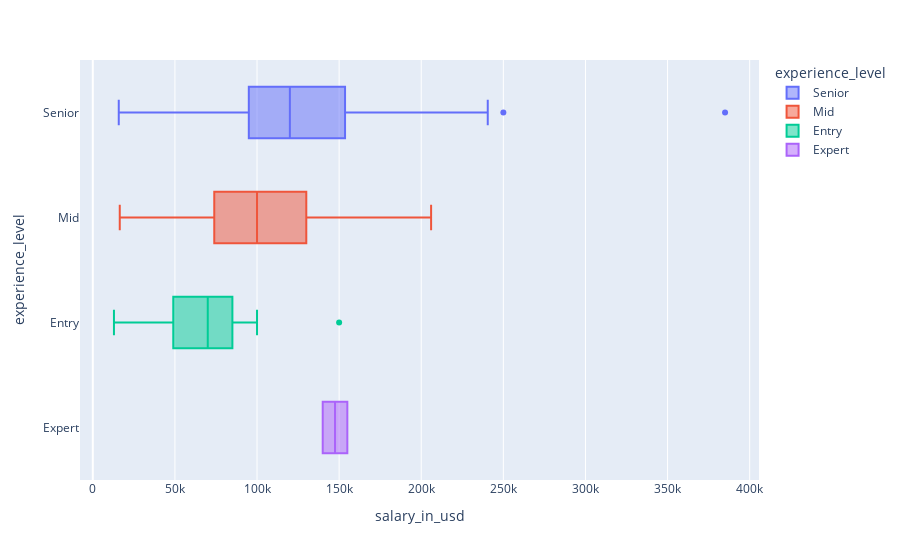

Source (notebook cell):
### Markdown cell above
##### Box-plot

### Code cell
import plotly.express as px
px.box(data[(data['work_year'] == 2023) & (data['job_type'] == 'Data Analyst')],
        x='salary_in_usd', y='experience_level', color='experience_level')

### Figure 1 — Plotly figure (JSON) as saved in the notebook; plotly's stock layout.template omitted (floating-point values rounded to 4 significant figures; data arrays with more than 128 entries replaced by an {"elided": "..."} marker saying what was removed)
{"data": [{"alignmentgroup": "True", "hovertemplate": "experience_level=%{y}<br>salary_in_usd=%{x}<extra></extra>", "legendgroup": "Senior", "marker": {"color": "#636efa"}, "name": "Senior", "notched": false, "offsetgroup": "Senior", "orientation": "h", "showlegend": true, "type": "box", "x": {"elided": "236 int values"}, "x0": " ", "xaxis": "x", "y": {"elided": "236 str values"}, "y0": " ", "yaxis": "y"}, {"alignmentgroup": "True", "hovertemplate": "experience_level=%{y}<br>salary_in_usd=%{x}<extra></extra>", "legendgroup": "Mid", "marker": {"color": "#EF553B"}, "name": "Mid", "notched": false, "offsetgroup": "Mid", "orientation": "h", "showlegend": true, "type": "box", "x": [150000, 110000, 105380, 64500, 155000, 140000, 105000, 46178, 42533, 90000, 75000, 68000, 135000, 120000, 182500, 121500, 72914, 54685, 128000, 85000, 154000, 143000, 83500, 52500, 206000, 130000, 160000, 112000, 100000, 85000, 130000, 75000, 65000, 18238, 155000, 140000, 130000, 100000, 97218, 48609, 78990, 43809, 155000, 140000, 51039, 42533, 80000, 60000, 109371, 72914, 165000, 124000, 16414, 125000, 105000, 109371, 85066, 110000, 95000, 60761, 54685, 130000, 100000, 150000, 100000, 103200, 61200, 206000, 160000, 109000, 79000, 80000, 52500, 90000, 80000, 150000, 100000, 17509, 120000, 100000, 135000, 105500, 78990, 43809, 116000, 72000, 120000, 80000, 150000, 100000, 150000, 100000], "x0": " ", "xaxis": "x", "y": ["Mid", "Mid", "Mid", "Mid", "Mid", "Mid", "Mid", "Mid", "Mid", "Mid", "Mid", "Mid", "Mid", "Mid", "Mid", "Mid", "Mid", "Mid", "Mid", "Mid", "Mid", "Mid", "Mid", "Mid", "Mid", "Mid", "Mid", "Mid", "Mid", "Mid", "Mid", "Mid", "Mid", "Mid", "Mid", "Mid", "Mid", "Mid", "Mid", "Mid", "Mid", "Mid", "Mid", "Mid", "Mid", "Mid", "Mid", "Mid", "Mid", "Mid", "Mid", "Mid", "Mid", "Mid", "Mid", "Mid", "Mid", "Mid", "Mid", "Mid", "Mid", "Mid", "Mid", "Mid", "Mid", "Mid", "Mid", "Mid", "Mid", "Mid", "Mid", "Mid", "Mid", "Mid", "Mid", "Mid", "Mid", "Mid", "Mid", "Mid", "Mid", "Mid", "Mid", "Mid", "Mid", "Mid", "Mid", "Mid", "Mid", "Mid", "Mid", "Mid"], "y0": " ", "yaxis": "y"}, {"alignmentgroup": "True", "hovertemplate": "experience_level=%{y}<br>salary_in_usd=%{x}<extra></extra>", "legendgroup": "Entry", "marker": {"color": "#00cc96"}, "name": "Entry", "notched": false, "offsetgroup": "Entry", "orientation": "h", "showlegend": true, "type": "box", "x": [100000, 30000, 75000, 70000, 85000, 75000, 40663, 64200, 56100, 21461, 85000, 75000, 95000, 70000, 75000, 60000, 100000, 150000, 100000, 85000, 75000, 30000, 55000, 48000, 17779, 75000, 60000, 60000, 50000, 85000, 75000, 55000, 48000, 100000, 30000, 12877], "x0": " ", "xaxis": "x", "y": ["Entry", "Entry", "Entry", "Entry", "Entry", "Entry", "Entry", "Entry", "Entry", "Entry", "Entry", "Entry", "Entry", "Entry", "Entry", "Entry", "Entry", "Entry", "Entry", "Entry", "Entry", "Entry", "Entry", "Entry", "Entry", "Entry", "Entry", "Entry", "Entry", "Entry", "Entry", "Entry", "Entry", "Entry", "Entry", "Entry"], "y0": " ", "yaxis": "y"}, {"alignmentgroup": "True", "hovertemplate": "experience_level=%{y}<br>salary_in_usd=%{x}<extra></extra>", "legendgroup": "Expert", "marker": {"color": "#ab63fa"}, "name": "Expert", "notched": false, "offsetgroup": "Expert", "orientation": "h", "showlegend": true, "type": "box", "x": [155000, 140000], "x0": " ", "xaxis": "x", "y": ["Expert", "Expert"], "y0": " ", "yaxis": "y"}], "layout": {"boxmode": "overlay", "legend": {"title": {"text": "experience_level"}, "tracegroupgap": 0}, "margin": {"t": 60}, "xaxis": {"anchor": "y", "domain": [0, 1], "title": {"text": "salary_in_usd"}}, "yaxis": {"anchor": "x", "categoryarray": ["Expert", "Entry", "Mid", "Senior"], "categoryorder": "array", "domain": [0, 1], "title": {"text": "experience_level"}}}}
